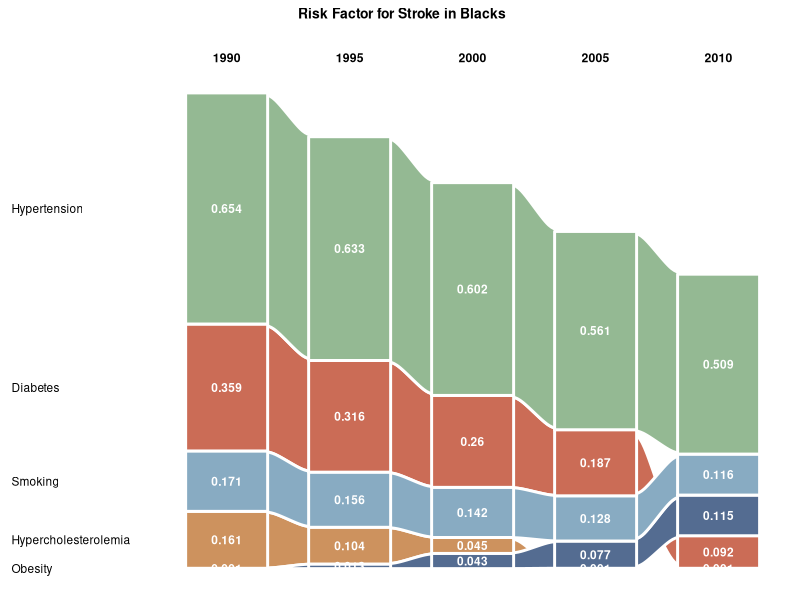

The R script that drew this image:
## ---- chunk 1
knitr::opts_chunk$set(
  collapse = TRUE,
  comment = "#>"
)
## ---- chunk 2
library(ggplot2)
library(ggalluvial)
library(reshape2)
library(readxl)

df <- read_excel("Stacked_column_stroke_blacks_noAF.xlsx", sheet = "Data", range = "A1:F6")
print.data.frame(df)
## ---- chunk 3
df_v2 <-melt(df, id = "Risk Factors for Stroke in Blacks")
names(df_v2) <- c("risk_factor", "year", "value")
## ---- chunk 4
borders <- 1
## ---- chunk 5
ggplot(df_v2, aes(x = year, 
                  y = value, 
                  alluvium = risk_factor,
                  stratum = risk_factor)) +
geom_alluvium(aes(fill = risk_factor), 
                  alpha = 1, 
                  width = 1/2,  
                  size = 1, 
                  color = "white", 
                  decreasing = FALSE) +
geom_stratum(aes(fill = risk_factor), 
                  alpha = 1, 
                  width = 2/3,  
                  size = 1, 
                  color = "white", 
                  decreasing = FALSE) + 
scale_fill_manual(values = c("#CB6C56", "#CD925E", "#94B993", "#546C91", "#88ABC2")) +
geom_text(stat = "stratum", aes(label = value), colour = "white", size = 3, fontface = "bold", decreasing = FALSE) +
ggtitle("Risk Factor for Stroke in Blacks") + 
theme(plot.title = element_text(face = "bold", size = (10), hjust = 0.5, margin=margin(0,0,20,0))) +
scale_x_discrete(position = "top") + 
theme(axis.text.x = element_text(face = "bold", color = "black"), axis.title.x = element_blank()) +
geom_text(stat = "stratum",aes(label = ifelse(year == "1990", risk_factor," ")), hjust = 0, nudge_x = -1.75, color = "black", size = 3,  decreasing = FALSE) +
theme(axis.title.y = element_blank()) +
theme(legend.position = "none",
           panel.background = element_blank(),
           panel.grid.major = element_blank(),
           panel.grid.minor = element_blank(),
           axis.text.y = element_blank(),
           axis.ticks = element_blank())
